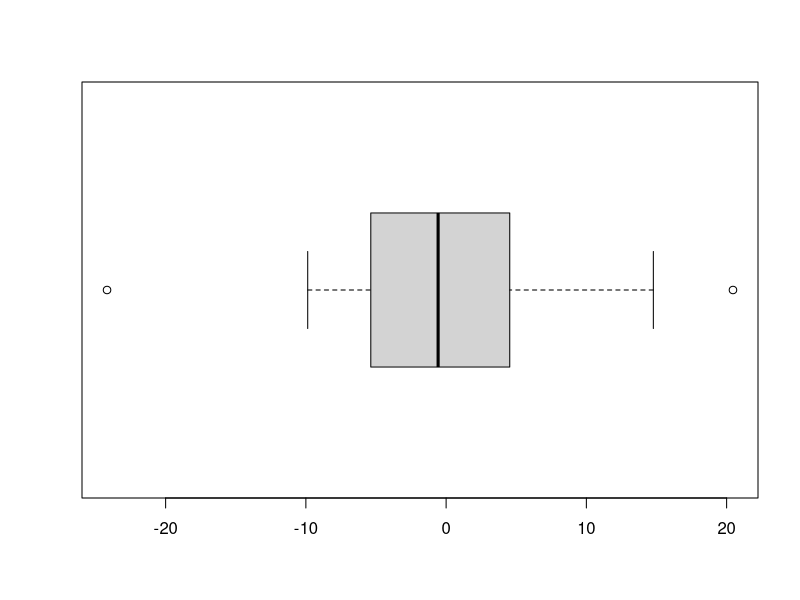

R code for this plot:
## ---- chunk 1
knitr::opts_chunk$set(echo = T, out.width="49%",message=F, warning=F, comment=NA,
                      eval=T, cache.rebuild=F, cache=F, R.options=list(digits=5,show.signif.stars=FALSE),dev.args=list(bg = 'transparent'))
## ---- chunk 2
n <- 20
mu <- 2
sigma <-10
set.seed(9)
X <- rnorm(n,mu,sigma)
X
summary(X)
boxplot(X,horizontal=TRUE)
## ---- chunk 3
modU <- lm(X~1) ##regression of X on only intercept
## ---- chunk 4
modR <- lm(X~0) ##formula for excluding the intercept
## ---- chunk 5
anova(modR,modU)
## ---- chunk 6
(RSSU <-sum(modU$residuals^2))
(RSSR <-sum(modR$residuals^2))
(RSSR-RSSU)
## ---- chunk 7
(dfU <- n-1)
(dfR <- n-(1-1))
## ---- chunk 8
F <- (RSSR-RSSU)/(dfR-dfU)/(RSSU/(dfU))
p <- 1-pf(F,df1=dfR-dfU,df2=dfU)
sigmaU <- sqrt(RSSU/dfU)
sigmaR <- sqrt(RSSR/dfR)
print(data.frame(RSSR,RSSU,SSExplained=RSSR-RSSU,F,p,sigmaU,sigmaR),row.names=FALSE)
## ---- chunk 9
logLik(modU)
logLik(modR)
## ---- chunk 10
AIC(modR,modU)
BIC(modR,modU)
